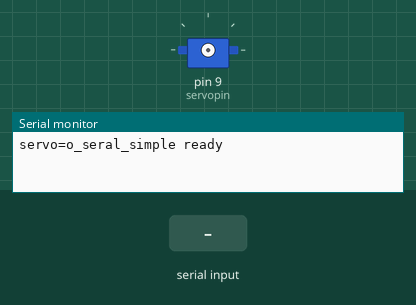
Simulated run of this sketch. Board: Arduino Uno, built with avr-gcc and run on an emulated ATmega328P. Parts: servo, the last lines printed to the serial monitor. Wiring (inferred from the names in the program): servo: signal pin 9. Inputs (shaded band) come from the test bench. Servo pulses on a pin are drawn as a servo (544–2400 µs = 0–180°).

Above: at 1.2 s.
1.3 s: "90,45\n" received over Serial
At 3.1 s:
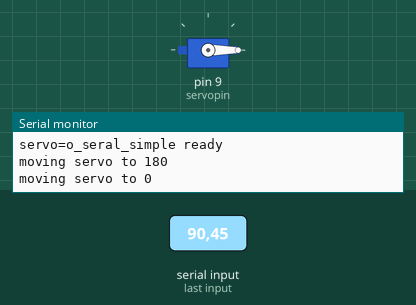
4.3 s: "30,150\n" received over Serial
10.1 s: "200\n" received over Serial
At 11.5 s:
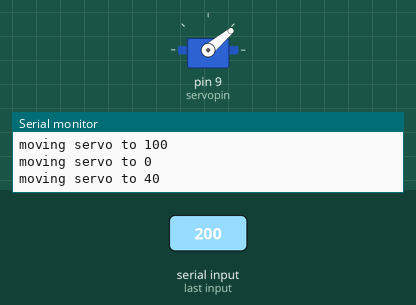
13.1 s: "5\n" received over Serial
At 14.4 s:
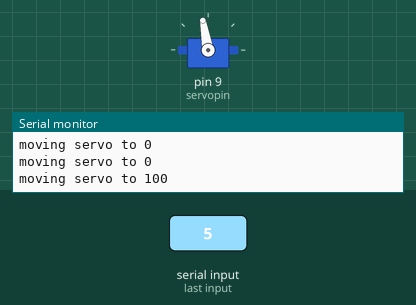
15.4 s: "90\n" received over Serial
At 16.2 s:
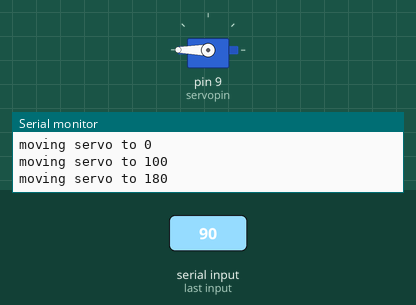
Timing chart, 0 to 18.4 s (numbered marks = the images above; inputs shaded):
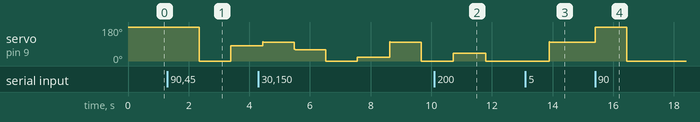

Measured:
- after the input at 1.3 s, servo on pin 9 (servopin): 180° → 0° after 1.0 s, → 80° 1.0 s later
- after the input at 10.1 s, servo on pin 9 (servopin): 0° → 40° after 0.63 s, → 0° 1.1 s later
- after the input at 13.1 s, servo on pin 9 (servopin): 0° → 100° after 0.79 s
- after the input at 15.4 s, servo on pin 9 (servopin): 100° → 180° at once, → 0° 1.0 s later

The sketch:

Project_21__9g_Servo_Control_1.ino
```cpp
/*
 keyestudio super learning kit
 Project 21.1
 servo
 http//www.keyestudio.com
*/
int servopin=9;// select digital pin 9 for servomotor signal line
int myangle;// initialize angle variable
int pulsewidth;// initialize width variable
int val;
void servopulse(int servopin,int myangle)// define a servo pulse function
{
pulsewidth=(myangle*11)+500;// convert angle to 500-2480 pulse width
digitalWrite(servopin,HIGH);// set the level of servo pin as “high”
delayMicroseconds(pulsewidth);// delay microsecond of pulse width
digitalWrite(servopin,LOW);// set the level of servo pin as “low”
delay(20-pulsewidth/1000);
}
void setup()
{
pinMode(servopin,OUTPUT);// set servo pin as “output”
Serial.begin(9600);// connect to serial port, set baud rate at “9600”
Serial.println("servo=o_seral_simple ready" ) ;
}
void loop()// convert number 0 to 9 to corresponding 0-180 degree angle, LED blinks corresponding number of time
{
val=Serial.read();// read serial port value
if(val>='0'&&val<='9')
{
val=val-'0';// convert characteristic quantity to numerical variable
val=val*(180/9);// convert number to angle
Serial.print("moving servo to ");
Serial.print(val,DEC);
Serial.println();
for(int i=0;i<=50;i++) // giving the servo time to rotate to commanded position
{
servopulse(servopin,val);// use the pulse function
}}}
```
